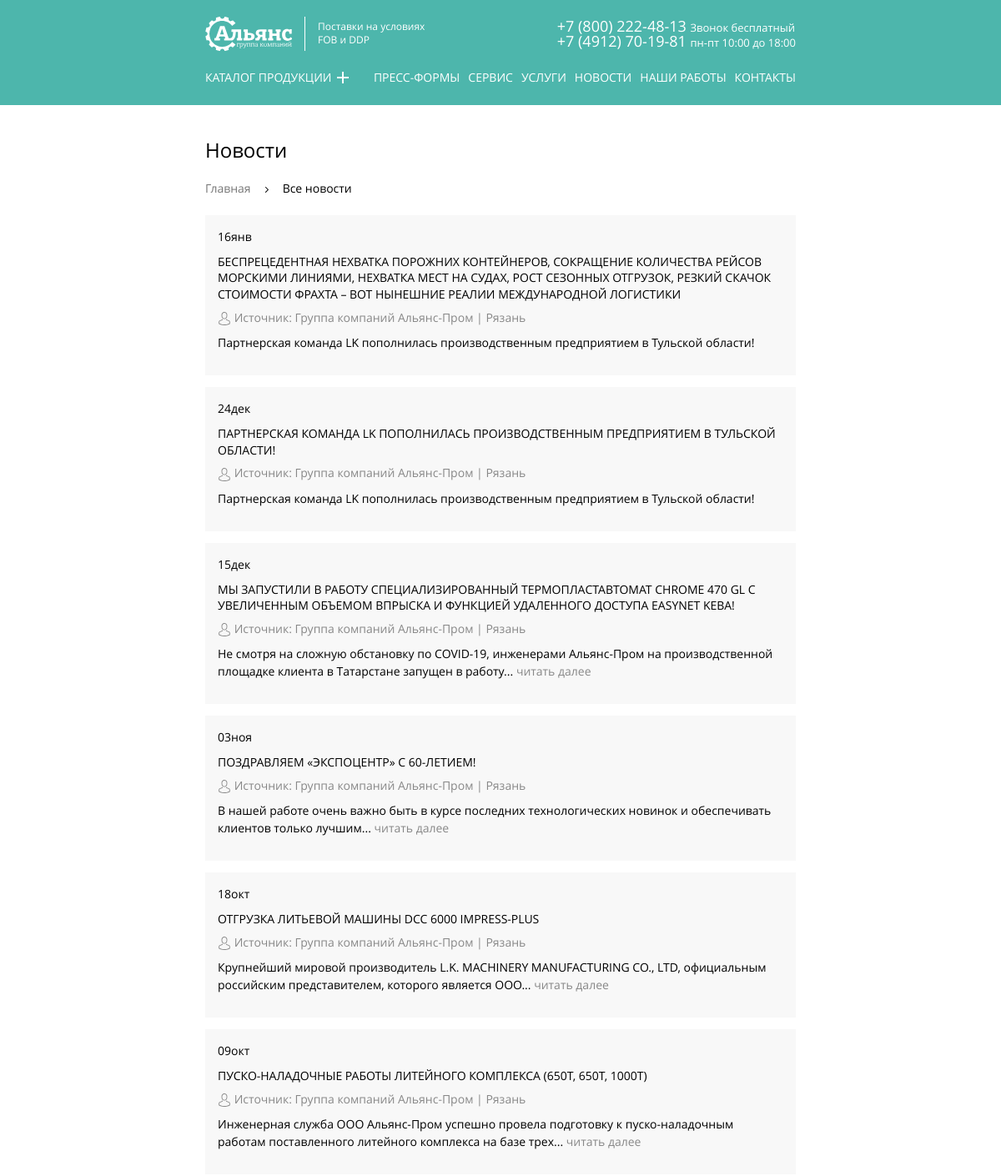
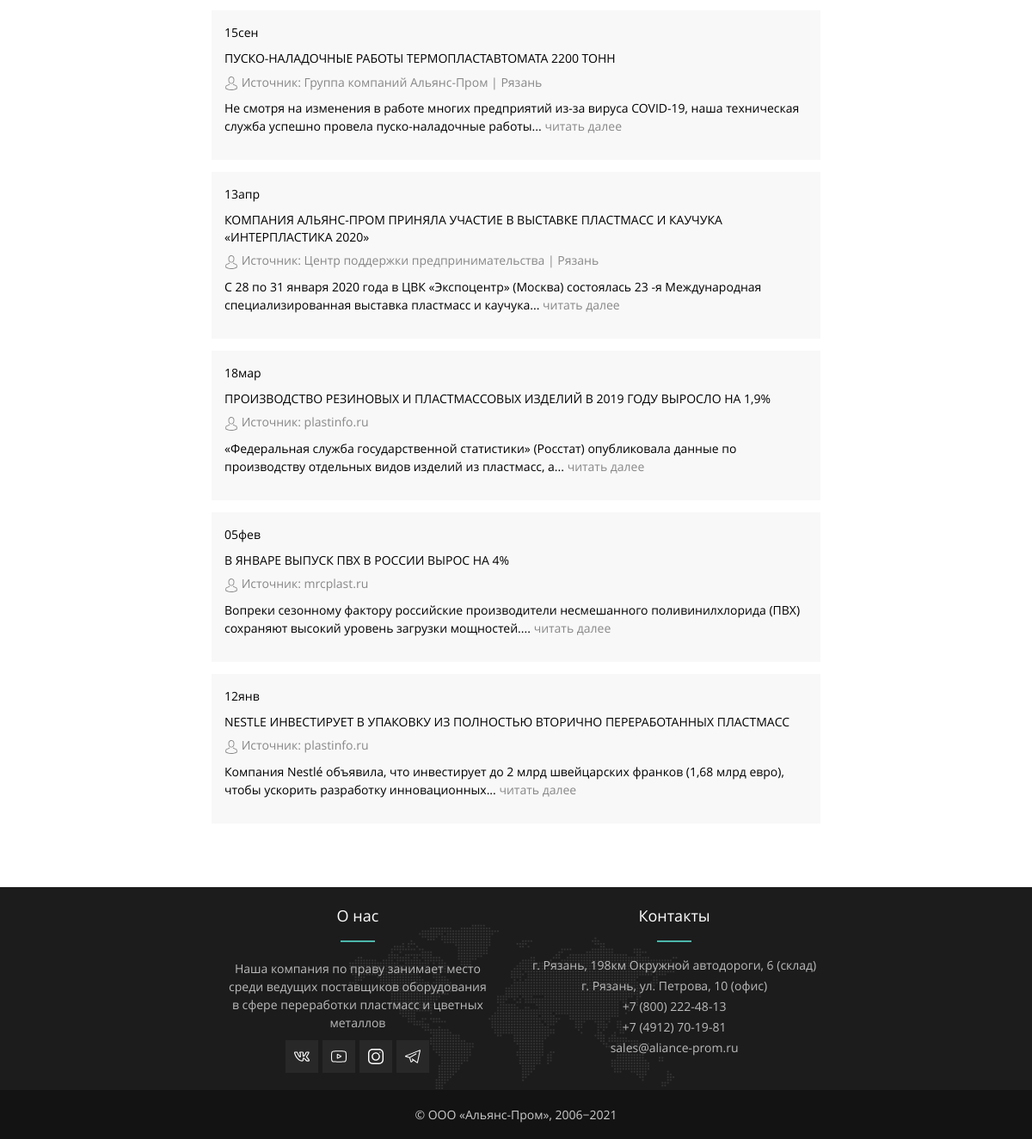
The app's page /?view=news with its own data (2 pictures, top to bottom).
### tables this page shows
CREATE TABLE news (
  id INT AUTO_INCREMENT PRIMARY KEY,
  created_at TIMESTAMP NOT NULL DEFAULT CURRENT_TIMESTAMP,
  news_date DATE NOT NULL,
  title VARCHAR(255) NOT NULL UNIQUE,
  author VARCHAR(128) NOT NULL,
  author_link VARCHAR(128) NOT NULL,
  small_content LONGTEXT,
  content LONGTEXT,
  seo_title VARCHAR(255),
  seo_description VARCHAR(255)
);

### parts/database.php (called while the page is built, shortened)
<?php
function fetchData($link, $sql): array
{
    $result = mysqli_query($link, $sql) or die(mysqli_error($link));
    return mysqli_fetch_all($result, MYSQLI_ASSOC);
}
function getAllNews($link): array
{
    $sql = "SELECT id, news_date, title, author, created_at, content, small_content, seo_title, seo_description FROM news ORDER BY news_date DESC";
    return fetchData($link, $sql);
}

### views/pages/news.php (the view, shortened to what this page needs)
<div class="container">
  <h1 class="main-title">Новости</h1>
  <ul class="breadcrumbs-list">
    <li class="breadcrumbs-list__item">
      <a class="breadcrumbs-list__link" href="index.php">Главная</a>
    </li>
    <li class="breadcrumbs-list__item">
      <a class="breadcrumbs-list__link" href="?view=news">Все новости</a>
    </li>
  </ul>
  <ul class="news-list page-news-list">
    <?php foreach ($data as $news): ?>
      <li class="news-list__item">
        <div class="news-list__inner">
          <div class="news__date"><?= date("d", strtotime($news['news_date']))  ?><br><?= get_month($news['news_date']); ?></div>
          <h3 class="news__title">
            <a href="?view=news-page&id=<?= $news['id'] ?>" class="news__link"><?=  $news['title']; ?></a>
          </h3>
          <p class="news__meta">
            <svg class="news__img" viewBox="0 0 482.9 482.9">
              <use xlink:href="#avatar"></use>
            </svg>
            Источник: <?= $news['author']; ?>
          </p>
          <p class="news__text"><?= cutText( $news['small_content'],  $news['id'], 120, 'text'); ?></p>
        </div>
      </li>
    <?php endforeach; ?>
  </ul>
</div>

### parts/helpers.php (shortened to what this page needs)
<?php
function include_template($name, array $data = [])
{
    $name = 'views/pages/' . $name;
    extract($data);
    require $name;
    $result = ob_get_clean();
    return $result;
}
function get_month($date) {
    $date = date("m", strtotime($date));
    switch ($date) {
        case '01':
            return 'янв';
            break;
        case '02':
            return 'фев';
            break;
        case '03':
            return 'мар';
            break;
        case '04':
            return 'апр';
            break;
        case '09':
            return 'сен';
            break;
        case '10':
            return 'окт';
            break;
        case '11':
            return 'ноя';
            break;
        case '12':
            return 'дек';
            break;
    }
}
function cutText(string $text, int $id, int $num_symbols, string $mode): string {
    $words = explode(" ", $text);
    $current_length = 0;
    $new_text_array = [];
    foreach ($words as $word) {
        $word_length = mb_strlen($word);
        $current_length = $current_length + $word_length;
        if ($current_length <= $num_symbols) {
            $new_text_array[] = $word;
        }
    }
    $new_text = implode(" ", $new_text_array);
    if ($current_length <= $num_symbols) {
        return "<p class='news__text'>$new_text</p>";
    }
    if ($mode == 'text') {
        return "<p class='news__text'>$new_text...<a class='news__more-link' href='?view=news-page&id=$id'> читать далее</a></p>";
    }
}

### css/style.css (style rules this page uses)
.main-title { font-size: 24px; font-weight: 400; }

### css/main.css (style rules this page uses)
html { height: 100%; width: 100%; box-sizing: border-box; }
body { display: flex; flex-direction: column; min-height: 100vh; margin: 0; padding: 0; font-weight: 400; font-size: 14px; line-height: 1.5; font-family: "OpenSans", "Arial", "Helvetica", sans-serif; color: #000000; }
h3 { font-size: 16px; font-weight: 400; }
a { color: #777777; text-decoration: none; }
ul { margin: 0; padding: 0; list-style: none; }
*, *::before, *::after { box-sizing: inherit; }
.container { margin-right: auto; margin-left: auto; padding-right: 20px; padding-left: 20px; }
@media (min-width: 768px) { .container { max-width: 768px; padding-right: 30px; padding-left: 30px; } }
.breadcrumbs-list { margin: 0; padding: 0; list-style: none; display: flex; flex-wrap: wrap; margin-bottom: 20px; }
.breadcrumbs-list__link { font-weight: 300; line-height: 24px; color: #777777; }
.breadcrumbs-list__item { position: relative; }
.breadcrumbs-list__item:not(:last-child) { position: relative; margin-right: 16px; padding-right: 22px; }
.breadcrumbs-list__item:not(:last-child)::before { content: ""; position: absolute; top: 50%; right: 0; width: 5px; height: 7px; margin-top: -2px; background-color: transparent; background-image: url("../img/nav-arrow.svg"); background-repeat: no-repeat; }
.breadcrumbs-list__item:last-child .breadcrumbs-list__link { color: #000000; pointer-events: none; }
.news-list { padding: 0; margin-top: 0; margin-bottom: 20px; }
.news-list__item { position: relative; display: block; width: 100%; margin-bottom: 2%; padding: 15px 15px; background: #f8f8f8; box-sizing: border-box; }
.news-list__inner { position: relative; display: block; min-height: 80px; text-align: left; }
.news__date { margin-bottom: 10px; font-size: 14px; font-weight: 700; }
.news__title { margin-top: 0; margin-bottom: 10px; font-size: 14px; line-height: 1.4; text-transform: uppercase; }
.news__link { color: #000000; }
.news__more-link { color: #888888; }
.news__meta { margin-top: 0; margin-bottom: 10px; font-size: 14px; line-height: 1.2; color: #888888; vertical-align: middle; -webkit-transition: all .3s ease; }
.news__text { margin: 0; font-size: 14px; }
.news__img { width: 16px; height: 16px; vertical-align: middle; fill: #888888; }
.page-news-list .news-list__item { width: 100%; }
@media (min-width: 768px) { .news-list { display: flex; flex-wrap: wrap; justify-content: space-between; } }
@media (min-width: 768px) { .news-list__item { width: 49%; } }

### records on screen
news: news_date "16", news_date "янв", title "БЕСПРЕЦЕДЕНТНАЯ НЕХВАТКА ПОРОЖНИХ КОНТЕЙНЕРОВ, СОКРАЩЕНИЕ КОЛИЧЕСТВА РЕЙСОВ МОРСКИМИ ЛИНИЯМИ, НЕХВАТКА МЕСТ НА СУДАХ, РОСТ СЕЗОННЫХ ОТГРУЗОК, РЕЗКИЙ СКАЧОК СТОИМОСТИ ФРАХТА – ВОТ НЫНЕШНИЕ РЕАЛИИ МЕЖДУНАРОДНОЙ ЛОГИСТИКИ", author "Группа компаний Альянс-Пром | Рязань"
news: news_date "24", news_date "дек", title "ПАРТНЕРСКАЯ КОМАНДА LK ПОПОЛНИЛАСЬ ПРОИЗВОДСТВЕННЫМ ПРЕДПРИЯТИЕМ В ТУЛЬСКОЙ ОБЛАСТИ!", author "Группа компаний Альянс-Пром | Рязань"
news: news_date "15", news_date "дек", title "МЫ ЗАПУСТИЛИ В РАБОТУ СПЕЦИАЛИЗИРОВАННЫЙ ТЕРМОПЛАСТАВТОМАТ CHROME 470 GL С УВЕЛИЧЕННЫМ ОБЪЕМОМ ВПРЫСКА И ФУНКЦИЕЙ УДАЛЕННОГО ДОСТУПА EASYNET KEBA!", author "Группа компаний Альянс-Пром | Рязань", new_text "Не смотря на сложную обстановку по COVID-19, инженерами Альянс-Пром на производственной площадке клиента в Татарстане запущен в работу"
news: news_date "03", news_date "ноя", title "ПОЗДРАВЛЯЕМ «ЭКСПОЦЕНТР» С 60-ЛЕТИЕМ!", author "Группа компаний Альянс-Пром | Рязань", new_text "В нашей работе очень важно быть в курсе последних технологических новинок и обеспечивать клиентов только лучшим"
news: news_date "18", news_date "окт", title "ОТГРУЗКА ЛИТЬЕВОЙ МАШИНЫ DCC 6000 IMPRESS-PLUS", author "Группа компаний Альянс-Пром | Рязань", new_text "Крупнейший мировой производитель L.K. MACHINERY MANUFACTURING CO., LTD, официальным российским представителем, которого является ООО"
news: news_date "09", news_date "окт", title "ПУСКО-НАЛАДОЧНЫЕ РАБОТЫ ЛИТЕЙНОГО КОМПЛЕКСА (650Т, 650Т, 1000Т)", author "Группа компаний Альянс-Пром | Рязань", new_text "Инженерная служба ООО Альянс-Пром успешно провела подготовку к пуско-наладочным работам поставленного литейного комплекса на базе трех"
news: news_date "15", news_date "сен", title "ПУСКО-НАЛАДОЧНЫЕ РАБОТЫ ТЕРМОПЛАСТАВТОМАТА 2200 ТОНН", author "Группа компаний Альянс-Пром | Рязань", new_text "Не смотря на изменения в работе многих предприятий из-за вируса COVID-19, наша техническая служба успешно провела пуско-наладочные работы"
news: news_date "13", news_date "апр", title "КОМПАНИЯ АЛЬЯНС-ПРОМ ПРИНЯЛА УЧАСТИЕ В ВЫСТАВКЕ ПЛАСТМАСС И КАУЧУКА «ИНТЕРПЛАСТИКА 2020»", author "Центр поддержки предпринимательства | Рязань", new_text "С 28 по 31 января 2020 года в ЦВК «Экспоцентр» (Москва) состоялась 23 -я Международная специализированная выставка пластмасс и каучука"
news: news_date "18", news_date "мар", title "ПРОИЗВОДСТВО РЕЗИНОВЫХ И ПЛАСТМАССОВЫХ ИЗДЕЛИЙ В 2019 ГОДУ ВЫРОСЛО НА 1,9%", author "plastinfo.ru", new_text "«Федеральная служба государственной статистики» (Росстат) опубликовала данные по производству отдельных видов изделий из пластмасс, а"
news: news_date "05", news_date "фев", title "В ЯНВАРЕ ВЫПУСК ПВХ В РОССИИ ВЫРОС НА 4%", author "mrcplast.ru", new_text "Вопреки сезонному фактору российские производители несмешанного поливинилхлорида (ПВХ) сохраняют высокий уровень загрузки мощностей."
news: news_date "12", news_date "янв", title "NESTLE ИНВЕСТИРУЕТ В УПАКОВКУ ИЗ ПОЛНОСТЬЮ ВТОРИЧНО ПЕРЕРАБОТАННЫХ ПЛАСТМАСС", author "plastinfo.ru", new_text "Компания Nestlé объявила, что инвестирует до 2 млрд швейцарских франков (1,68 млрд евро), чтобы ускорить разработку инновационных"
